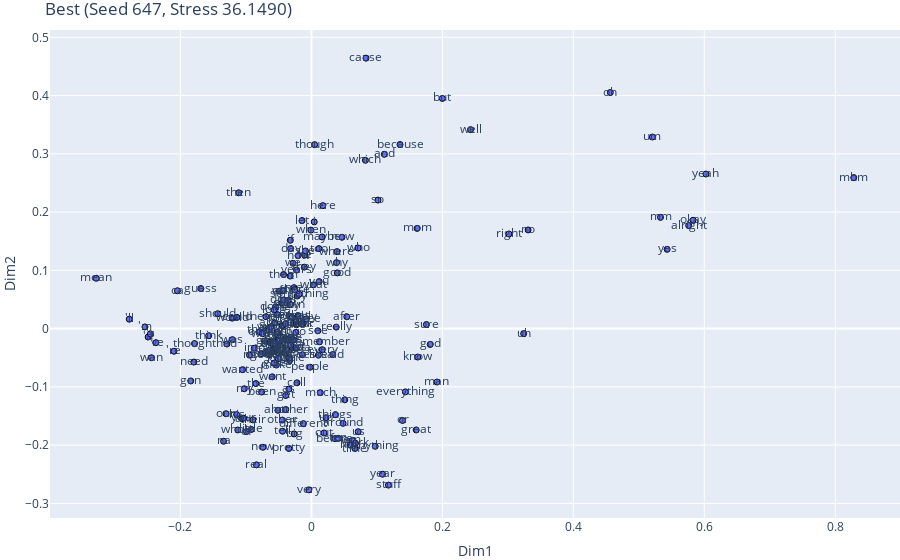
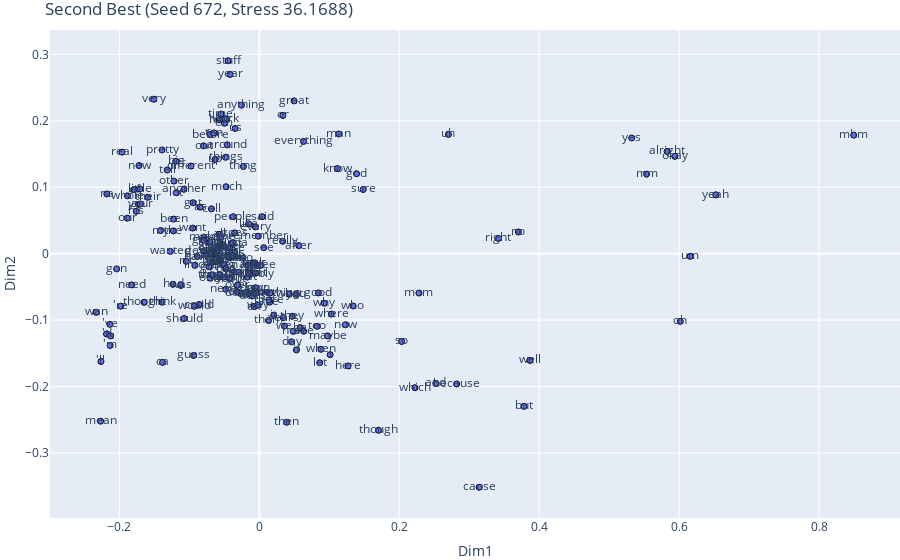
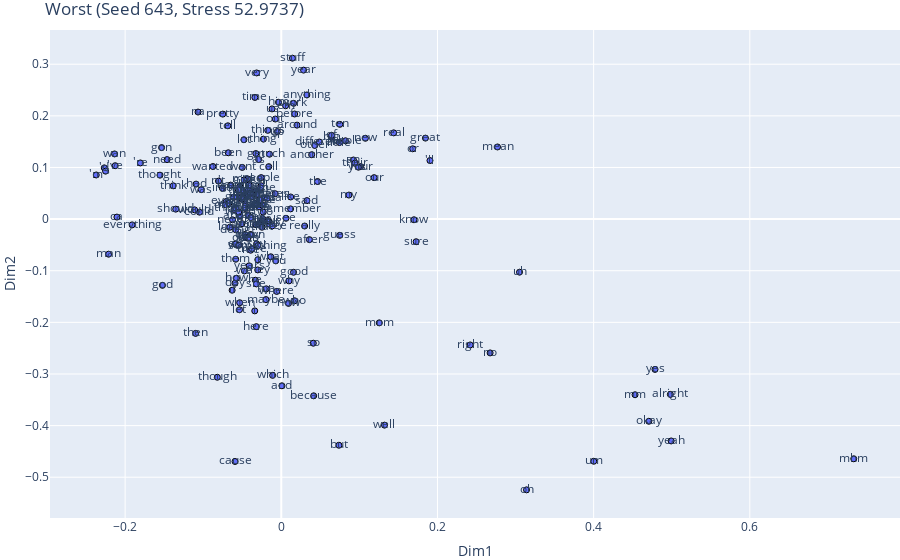

Notebook source saved alongside these figures, in order:
### Code cell
sorted_log = sorted(log, key=lambda t: t[1])

best = sorted_log[0]
second_best = next(t for t in sorted_log[1:] if t[1] > best[1])
worst = sorted_log[-1]

selected = [("Best", best), ("Second Best", second_best), ("Worst", worst)]

for label, (seed, stress, coords) in selected:
    mds_df = pd.DataFrame(coords, columns=["Dim1", "Dim2"])
    mds_df["Label"] = labels  

    fig = px.scatter(
        mds_df, x="Dim1", y="Dim2", text="Label",
        title=f"{label} (Seed {seed}, Stress {stress:.4f})"
    )
    fig.update_traces(marker=dict(size=6, line=dict(width=1, color='black')))
    fig.update_layout(margin=dict(l=0, r=0, b=0, t=30))
    fig.show()

### Figure 1 — Plotly figure (JSON) as saved in the notebook; plotly's stock layout.template omitted (floating-point values rounded to 4 significant figures; data arrays with more than 128 entries replaced by an {"elided": "..."} marker saying what was removed)
{"data": [{"hovertemplate": "Dim1=%{x}<br>Dim2=%{y}<br>Label=%{text}<extra></extra>", "legendgroup": "", "marker": {"color": "#636efa", "line": {"color": "black", "width": 1}, "size": 6, "symbol": "circle"}, "mode": "markers+text", "name": "", "orientation": "v", "showlegend": false, "text": {"elided": "193 str values"}, "type": "scatter", "x": {"elided": "193 float values"}, "xaxis": "x", "y": {"elided": "193 float values"}, "yaxis": "y"}], "layout": {"autosize": true, "legend": {"tracegroupgap": 0}, "margin": {"b": 0, "l": 0, "r": 0, "t": 30}, "title": {"text": "Best (Seed 647, Stress 36.1490)"}, "xaxis": {"anchor": "y", "autorange": true, "domain": [0, 1], "range": [-0.3984, 0.898], "title": {"text": "Dim1"}, "type": "linear"}, "yaxis": {"anchor": "x", "autorange": true, "domain": [0, 1], "range": [-0.3301, 0.5176], "title": {"text": "Dim2"}, "type": "linear"}}}

### Figure 2 — Plotly figure (JSON) as saved in the notebook; plotly's stock layout.template omitted (floating-point values rounded to 4 significant figures; data arrays with more than 128 entries replaced by an {"elided": "..."} marker saying what was removed)
{"data": [{"hovertemplate": "Dim1=%{x}<br>Dim2=%{y}<br>Label=%{text}<extra></extra>", "legendgroup": "", "marker": {"color": "#636efa", "line": {"color": "black", "width": 1}, "size": 6, "symbol": "circle"}, "mode": "markers+text", "name": "", "orientation": "v", "showlegend": false, "text": {"elided": "193 str values"}, "type": "scatter", "x": {"elided": "193 float values"}, "xaxis": "x", "y": {"elided": "193 float values"}, "yaxis": "y"}], "layout": {"autosize": true, "legend": {"tracegroupgap": 0}, "margin": {"b": 0, "l": 0, "r": 0, "t": 30}, "title": {"text": "Second Best (Seed 672, Stress 36.1688)"}, "xaxis": {"anchor": "y", "autorange": true, "domain": [0, 1], "range": [-0.2983, 0.9148], "title": {"text": "Dim1"}, "type": "linear"}, "yaxis": {"anchor": "x", "autorange": false, "domain": [0, 1], "range": [-0.3978, 0.3367], "title": {"text": "Dim2"}, "type": "linear"}}}

### Figure 3 — Plotly figure (JSON) as saved in the notebook; plotly's stock layout.template omitted (floating-point values rounded to 4 significant figures; data arrays with more than 128 entries replaced by an {"elided": "..."} marker saying what was removed)
{"data": [{"hovertemplate": "Dim1=%{x}<br>Dim2=%{y}<br>Label=%{text}<extra></extra>", "legendgroup": "", "marker": {"color": "#636efa", "line": {"color": "black", "width": 1}, "size": 6, "symbol": "circle"}, "mode": "markers+text", "name": "", "orientation": "v", "showlegend": false, "text": {"elided": "193 str values"}, "type": "scatter", "x": {"elided": "193 float values"}, "xaxis": "x", "y": {"elided": "193 float values"}, "yaxis": "y"}], "layout": {"autosize": true, "legend": {"tracegroupgap": 0}, "margin": {"b": 0, "l": 0, "r": 0, "t": 30}, "title": {"text": "Worst (Seed 643, Stress 52.9737)"}, "xaxis": {"anchor": "y", "autorange": true, "domain": [0, 1], "range": [-0.2955, 0.7916], "title": {"text": "Dim1"}, "type": "linear"}, "yaxis": {"anchor": "x", "autorange": true, "domain": [0, 1], "range": [-0.5846, 0.372], "title": {"text": "Dim2"}, "type": "linear"}}}
